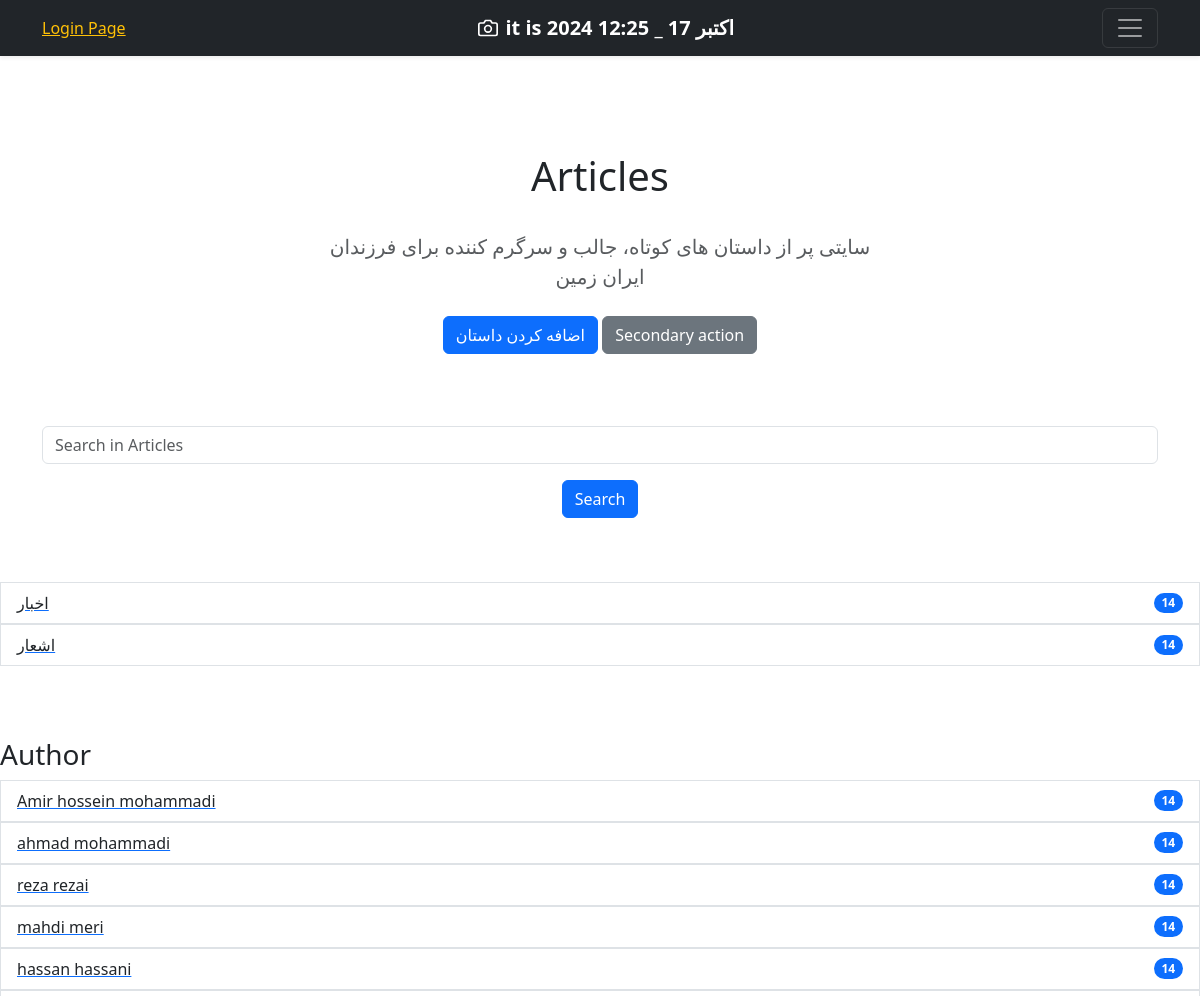
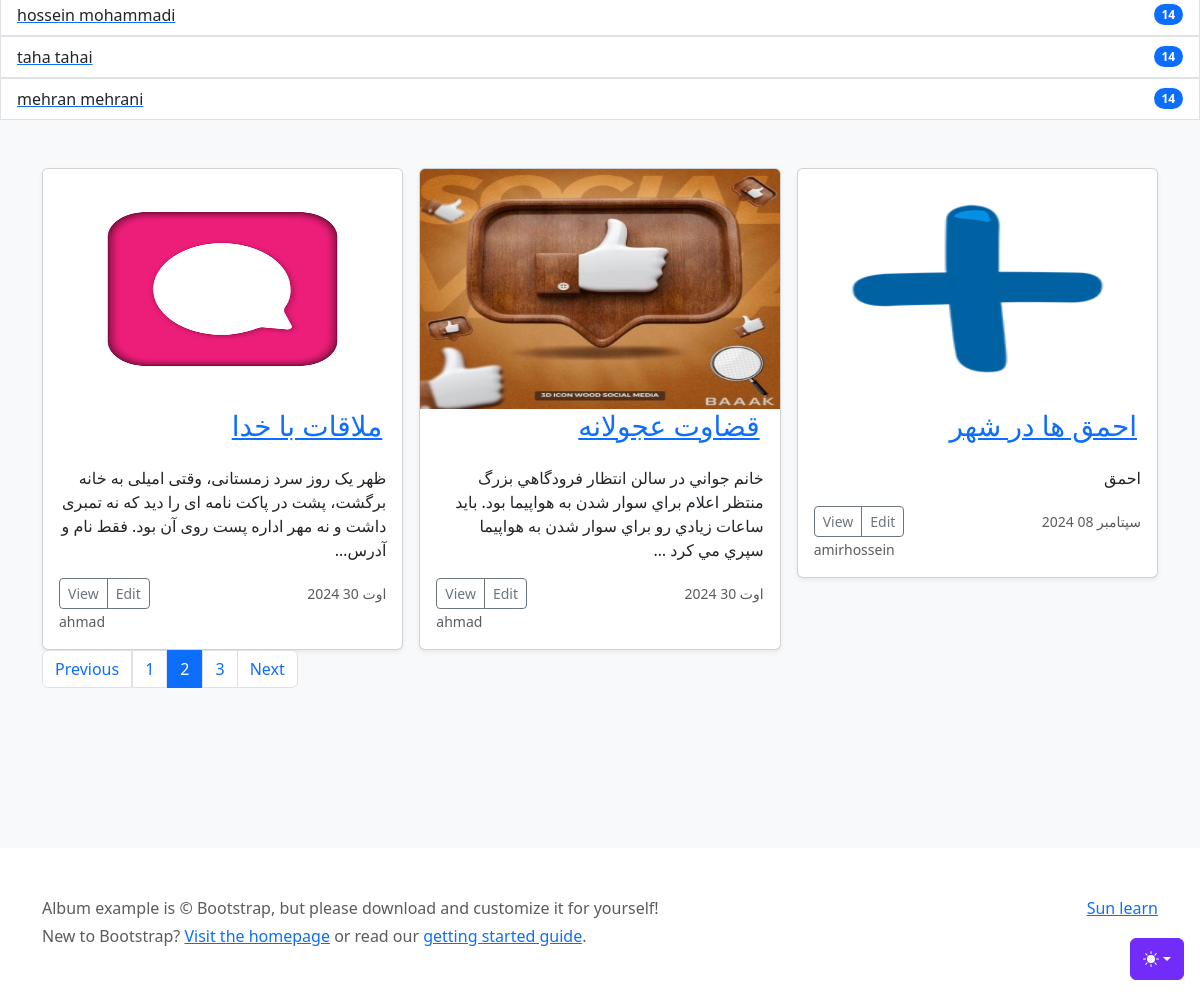
The app's page /art_list/?page=2 with its own data (2 pictures, top to bottom).
### category/models.py (models this page shows)
class Category(models.Model):
    title = models.CharField(max_length=100)
    def __str__(self):
        return self.title

### Home/models.py (models this page shows, shortened)
class Article(models.Model):
    title = models.CharField(max_length=100,verbose_name = "عنوان مقاله") # , null=True, blank=True
    text = models.TextField(help_text="Enter your article text.", verbose_name="متن")
    pub_date = models.DateTimeField(auto_now_add=True,verbose_name ="تاریخ انتشار")
    updated_date = models.DateTimeField(auto_now=True ,verbose_name ="تاریخ بروز رسانی")
    is_show = models.BooleanField(default=True,verbose_name = "ایا مقاله نمایش داده شود")
    image = models.ImageField(upload_to="Home/image_article/",verbose_name ="تصویر")
    auther = models.ForeignKey(User, on_delete=models.CASCADE,verbose_name ="نویسنده") # این باعث میشه که فقط فردی از بین کاربران ثبت نام شده در این سایت رو بشه به عنوان نویسنده انتخاب کرد
    categoreis = models.ManyToManyField(Category)
    class Meta:
        verbose_name = "مقاله"
        verbose_name_plural = "مقالات"

### Home/views.py (the view)
# urls.py: path('art_list/', views.art_list, name='art_list'),
def art_list(request):
    articles = Article.objects.all().filter(is_show=True)
    authors = User.objects.all()
    categories = Category.objects.all()
    search_line = request.GET.get('search')
    if search_line:
        articles = articles.filter(title__icontains=search_line)
    paginator = Paginator(articles, 3)
    page_number = request.GET.get('page') # شماره صفحه ای رو که کاربر درخواست کرده رو دریافت میکنه
    page_obj = paginator.get_page(page_number) # اطلاعات صفحه ی در خواست شده رو دریافت میکنه
    context = {
        'page_obj':page_obj,
        'categories':categories,
        'authors':authors,
    }
    return render(request, 'Home/art_list.html', context)

### Home/templates/Home/art_list.html (shortened to what this page needs)
{% extends 'base/base.html' %}
{% block body %}
<main>
  <section class="py-5 text-center container">
    <div class="row py-lg-5">
      <div class="col-lg-6 col-md-8 mx-auto">
        <h1 class="fw-normal">{% if author %} Articles of {{ author.get_full_name }} {% else %} Articles {% endif %}</h1>
        <br>
        <p class="lead text-body-secondary">سایتی پر از داستان های کوتاه، جالب و سرگرم کننده برای فرزندان ایران زمین</p>
        <p>
          <a href="{% url 'home:create_article' %}" class="btn btn-primary my-2">اضافه کردن داستان</a>
          <a href="#" class="btn btn-secondary my-2">Secondary action</a>
        </p>
      </div>
    </div>
    <form action="" method="get">
      <div class="form-group">
        <input type="text" class="form-control" name="search" placeholder="Search in Articles">
          <button type="submit" class="btn btn-primary my-3">Search</button>
      </div>
    </form>
  </section>
<ul class="list-group">
  {% for category in categories %}
    <a href="{% url 'home:article_category' category.id %}"><li class="list-group-item d-flex justify-content-between align-items-center">
      {{ category }}
        <span class="badge bg-primary rounded-pill">14</span>
    </li></a>
  {% endfor %}
</ul>
  <br><br><br>
  <h3>   Author</h3>
<ul class="list-group">
  {% for author in authors %}
    <a href="{% url 'home:article_author' author.id %}"><li class="list-group-item d-flex justify-content-between align-items-center">
      {{ author.get_full_name }}
        <span class="badge bg-primary rounded-pill">14</span>
    </li></a>
  {% endfor %}
</ul>
  <div class="album py-5 bg-body-tertiary">
    <div class="container">
      <div class="row row-cols-1 row-cols-sm-2 row-cols-md-3 g-3">
      {% for art in page_obj.object_list %}
        <div class="col">
          <div class="card shadow-sm">
            <a href="{% url 'home:detail' art.id %}"><img class="bd-placeholder-img card-img-top" src="{{ art.image.url }}" alt={{ art.title }} height=240px width=300px>
            <br><h3 class="align-right" dir="rtl" style="padding-right: 20px">{{art.title}}</h3>
            <div class="card-body"></a>
              <p class="card-text" dir="rtl" >{{art.text|truncatechars:140}}</p>
              <div class="d-flex justify-content-between align-items-center">
                <div class="btn-group">
                  <button type="button" class="btn btn-sm btn-outline-secondary">View</button>
                  <button type="button" class="btn btn-sm btn-outline-secondary">Edit</button>
                </div>
                <small class="text-body-secondary">{{art.pub_date|date:"Y M d"}}</small>
              </div>
              <small class="text-body-secondary">{{art.auther}}</small>
            </div>
          </div>
        </div>
      {% empty %}
          <p class="text-danger">Article not found</p>
      {% endfor %}
    <nav aria-label="...">
  <ul class="pagination">
      <li class="page-item">
      {% if page_obj.has_previous %}
        <a class="page-link" href="?page={{ page_obj.previous_page_number }}">Previous</a>
      {% endif %}
      </li>
    {% for page in page_obj.paginator.page_range %}
    <a class="page-link {% if page == page_obj.number %}active {% endif %}" href="?page={{ page }}">{{ page }}</a>
    {% endfor %}
      <li class="page-item">
      {% if page_obj.has_next %}
        <a class="page-link" href="?page={{ page_obj.next_page_number }}">Next</a>
      {% endif %}
      </li>
  </ul>
</nav>
{% endblock %}

### templates/base/base_style.html (style rules this page uses)
.bd-placeholder-img { font-size: 1.125rem; text-anchor: middle; -webkit-user-select: none; -moz-user-select: none; user-select: none; }

### records on screen
Category: title "اخبار"
Category: title "اشعار"
Article: image (picture), title "ملاقات با خدا", text "ظهر یک روز سرد زمستانی، وقتی امیلی به خانه برگشت، پشت در پاکت نامه ای را دید که نه تمبری داشت و نه مهر اداره پست روی آن بود. فقط نام و آدرس…", pub_date "2024 اوت 30", auther "ahmad"
Article: image (picture), title "قضاوت عجولانه", text "خانم جواني در سالن انتظار فرودگاهي بزرگ منتظر اعلام براي سوار شدن به هواپيما بود. بايد ساعات زيادي رو براي سوار شدن به هواپيما سپري مي کرد …", pub_date "2024 اوت 30", auther "ahmad"
Article: image (picture), title "احمق ها در شهر", text "احمق", pub_date "2024 سپتامبر 08", auther "amirhossein"

### other values on screen
{{ author.get_full_name }} "Amir hossein mohammadi"
{{ author.get_full_name }} "ahmad mohammadi"
{{ author.get_full_name }} "reza rezai"
{{ author.get_full_name }} "mahdi meri"
{{ author.get_full_name }} "hassan hassani"
{{ author.get_full_name }} "hossein mohammadi"
{{ author.get_full_name }} "taha tahai"
{{ author.get_full_name }} "mehran mehrani"
{{ page }} "1" "2" "3"
{{ message }} "Sun learn"
